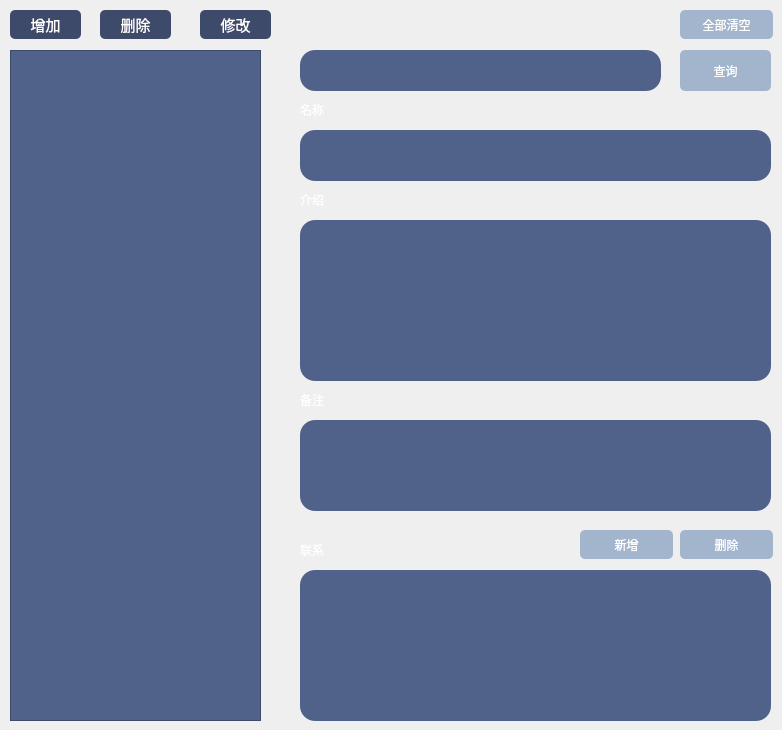
    <widget class="QWidget" name="event">
     <attribute name="title">
      <string>事件</string>
     </attribute>
     <widget class="QListView" name="listView_event">
      <property name="geometry">
       <rect>
        <x>10</x>
        <y>50</y>
        <width>251</width>
        <height>671</height>
       </rect>
      </property>
      <property name="styleSheet">
       <string notr="true">alternate-background-color: rgb(162, 181, 205);
border-color: rgb(14, 166, 248);
background-color: rgb(80, 97, 138);
color: rgb(255, 255, 255);</string>
      </property>
     </widget>
     <widget class="QLineEdit" name="queryEventInput">
      <property name="geometry">
       <rect>
        <x>300</x>
        <y>50</y>
        <width>361</width>
        <height>41</height>
       </rect>
      </property>
      <property name="styleSheet">
       <string notr="true">background-color: rgb(80, 97, 138);
border-radius:15px;
color: rgb(255, 255, 255);</string>
      </property>
     </widget>
     <widget class="QPushButton" name="btnQueryEvent">
      <property name="geometry">
       <rect>
        <x>680</x>
        <y>50</y>
        <width>91</width>
        <height>41</height>
       </rect>
      </property>
      <property name="styleSheet">
       <string notr="true">background-color: rgb(162, 181, 205);
color: rgb(255, 255, 255);
border: 0px groove gary;
border-radius:5px;
selection-background-color: rgb(170, 255, 255);</string>
      </property>
      <property name="text">
       <string>查询</string>
      </property>
     </widget>
     <widget class="QLineEdit" name="eventName">
      <property name="geometry">
       <rect>
        <x>300</x>
        <y>130</y>
        <width>471</width>
        <height>51</height>
       </rect>
      </property>
      <property name="styleSheet">
       <string notr="true">background-color: rgb(80, 97, 138);
border-radius:15px;
color: rgb(255, 255, 255);
</string>
      </property>
      <property name="readOnly">
       <bool>true</bool>
      </property>
     </widget>
     <widget class="QPushButton" name="btnAddEvent">
      <property name="geometry">
       <rect>
        <x>10</x>
        <y>10</y>
        <width>71</width>
        <height>29</height>
       </rect>
      </property>
      <property name="font">
       <font>
        <pointsize>11</pointsize>
       </font>
      </property>
      <property name="styleSheet">
       <string notr="true">background-color: rgb(61, 74, 106);
color: rgb(255, 255, 255);
border: 0px;
border-radius:5px;</string>
      </property>
      <property name="text">
       <string>增加</string>
      </property>
     </widget>
     <widget class="QPushButton" name="btnDeleteEvent">
      <property name="geometry">
       <rect>
        <x>100</x>
        <y>10</y>
        <width>71</width>
        <height>29</height>
       </rect>
      </property>
      <property name="font">
       <font>
        <pointsize>11</pointsize>
        <bold>false</bold>
       </font>
      </property>
      <property name="styleSheet">
       <string notr="true">background-color: rgb(61, 74, 106);
color: rgb(255, 255, 255);
border: 0px;
border-radius:5px;</string>
      </property>
      <property name="text">
       <string>删除</string>
      </property>
     </widget>
     <widget class="QPushButton" name="btnUpdateEvent">
      <property name="geometry">
       <rect>
        <x>200</x>
        <y>10</y>
        <width>71</width>
        <height>29</height>
       </rect>
      </property>
      <property name="font">
       <font>
        <pointsize>11</pointsize>
       </font>
      </property>
      <property name="styleSheet">
       <string notr="true">background-color: rgb(61, 74, 106);
color: rgb(255, 255, 255);
border: 0px;
border-radius:5px;</string>
      </property>
      <property name="text">
       <string>修改</string>
      </property>
     </widget>
     <widget class="QTextEdit" name="eventDescribe">
      <property name="geometry">
       <rect>
        <x>300</x>
        <y>220</y>
        <width>471</width>
        <height>161</height>
       </rect>
      </property>
      <property name="styleSheet">
       <string notr="true">background-color: rgb(80, 97, 138);
border-radius:15px;
color: rgb(255, 255, 255);
</string>
      </property>
     </widget>
     <widget class="QTextEdit" name="eventNote">
      <property name="geometry">
       <rect>
        <x>300</x>
        <y>420</y>
        <width>471</width>
        <height>91</height>
       </rect>
      </property>
      <property name="styleSheet">
       <string notr="true">background-color: rgb(80, 97, 138);
border-radius:15px;
color: rgb(255, 255, 255);
</string>
      </property>
     </widget>
     <widget class="QLabel" name="lableEventName">
      <property name="geometry">
       <rect>
        <x>300</x>
        <y>100</y>
        <width>41</width>
        <height>20</height>
       </rect>
      </property>
      <property name="styleSheet">
       <string notr="true">font: 12pt &quot;Microsoft YaHei UI&quot;;
color: rgb(255, 255, 255);
</string>
      </property>
      <property name="text">
       <string>名称</string>
      </property>
     </widget>
     <widget class="QLabel" name="eventDescribelLabel">
      <property name="geometry">
       <rect>
        <x>300</x>
        <y>190</y>
        <width>41</width>
        <height>20</height>
       </rect>
      </property>
      <property name="styleSheet">
       <string notr="true">font: 12pt &quot;Microsoft YaHei UI&quot;;
color: rgb(255, 255, 255);
</string>
      </property>
      <property name="text">
       <string>介绍</string>
      </property>
     </widget>
     <widget class="QPushButton" name="btnDeleteEventTable">
      <property name="geometry">
       <rect>
        <x>680</x>
        <y>10</y>
        <width>93</width>
        <height>29</height>
       </rect>
      </property>
      <property name="styleSheet">
       <string notr="true">background-color: rgb(162, 181, 205);
color: rgb(255, 255, 255);
border: 0px;
border-radius:5px;</string>
      </property>
      <property name="text">
       <string>全部清空</string>
      </property>
     </widget>
     <widget class="QLabel" name="eventNoteLabel">
      <property name="geometry">
       <rect>
        <x>300</x>
        <y>390</y>
        <width>41</width>
        <height>20</height>
       </rect>
      </property>
      <property name="styleSheet">
       <string notr="true">font: 12pt &quot;Microsoft YaHei UI&quot;;
color: rgb(255, 255, 255);
</string>
      </property>
      <property name="text">
       <string>备注</string>
      </property>
     </widget>
     <widget class="QTableView" name="eventConnection">
      <property name="geometry">
       <rect>
        <x>300</x>
        <y>570</y>
        <width>471</width>
        <height>151</height>
       </rect>
      </property>
      <property name="styleSheet">
       <string notr="true">background-color: rgb(80, 97, 138);
border-radius:15px;
color: rgb(255, 255, 255);
</string>
      </property>
     </widget>
     <widget class="QLabel" name="eventConnectionLabel">
      <property name="geometry">
       <rect>
        <x>300</x>
        <y>540</y>
        <width>51</width>
        <height>20</height>
       </rect>
      </property>
      <property name="styleSheet">
       <string notr="true">font: 12pt &quot;Microsoft YaHei UI&quot;;
color: rgb(255, 255, 255);
</string>
      </property>
      <property name="text">
       <string>联系</string>
      </property>
     </widget>
     <widget class="QPushButton" name="btnAddEventConnection">
      <property name="geometry">
       <rect>
        <x>580</x>
        <y>530</y>
        <width>93</width>
        <height>29</height>
       </rect>
      </property>
      <property name="autoFillBackground">
       <bool>false</bool>
      </property>
      <property name="styleSheet">
       <string notr="true">background-color: rgb(162, 181, 205);
color: rgb(255, 255, 255);
border: 0px groove gary;
border-radius:5px;
selection-background-color: rgb(170, 255, 255);</string>
      </property>
      <property name="text">
       <string>新增</string>
      </property>
      <property name="icon">
       <iconset>
        <normaloff>../../添加_ 通信_ 文件_ 文件_ 新的_ 加号图标(Add_ -ico_爱给网_aigei_com.ico</normaloff>../../添加_ 通信_ 文件_ 文件_ 新的_ 加号图标(Add_ -ico_爱给网_aigei_com.ico</iconset>
      </property>
     </widget>
     <widget class="QPushButton" name="btnDeleteEventConnection">
      <property name="geometry">
       <rect>
        <x>680</x>
        <y>530</y>
        <width>93</width>
        <height>29</height>
       </rect>
      </property>
      <property name="autoFillBackground">
       <bool>false</bool>
      </property>
      <property name="styleSheet">
       <string notr="true">background-color: rgb(162, 181, 205);
color: rgb(255, 255, 255);
border: 0px groove gary;
border-radius:5px;
selection-background-color: rgb(170, 255, 255);</string>
      </property>
      <property name="text">
       <string>删除</string>
      </property>
      <property name="icon">
       <iconset>
        <normaloff>../../删除_ 取消_ 关闭_ 十字架_ 文件_ 减_ 删除图标(D-ico_爱给网_aigei_com.ico</normaloff>../../删除_ 取消_ 关闭_ 十字架_ 文件_ 减_ 删除图标(D-ico_爱给网_aigei_com.ico</iconset>
      </property>
     </widget>
    </widget>
